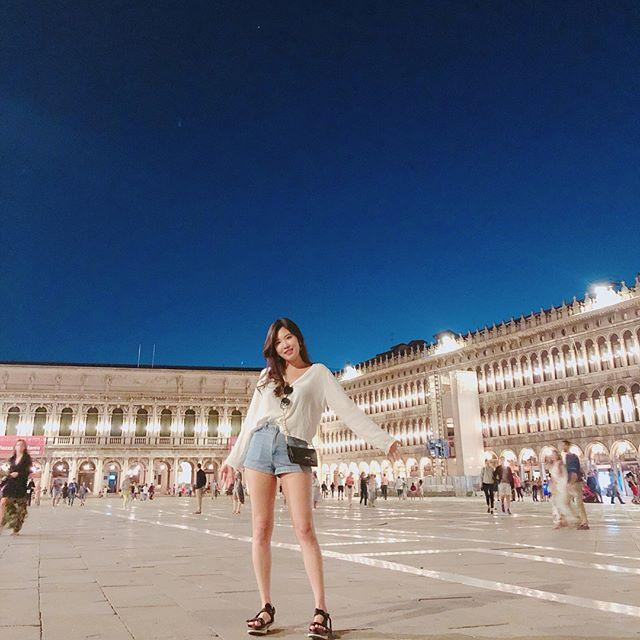
#> input picture Opencv/images/test4.jpg, 640 x 640 px
$ python hough.py
#> lines starting #> are read from the running program, lines starting #| are printed output that depends on the picture; after the words box and inside, x2 and y2 are one past the last pixel; in counts of white or black regions, pixels touching at a corner belong together


import cv2
import numpy as np
import matplotlib.pyplot as plt

src = cv2.imread('images/test4.jpg')
#> src is the input picture: shape (640, 640, 3); mean B, G, R 121.2, 102.9, 94.1
dst = src.copy()
gray = cv2.cvtColor(src, cv2.COLOR_BGR2GRAY)
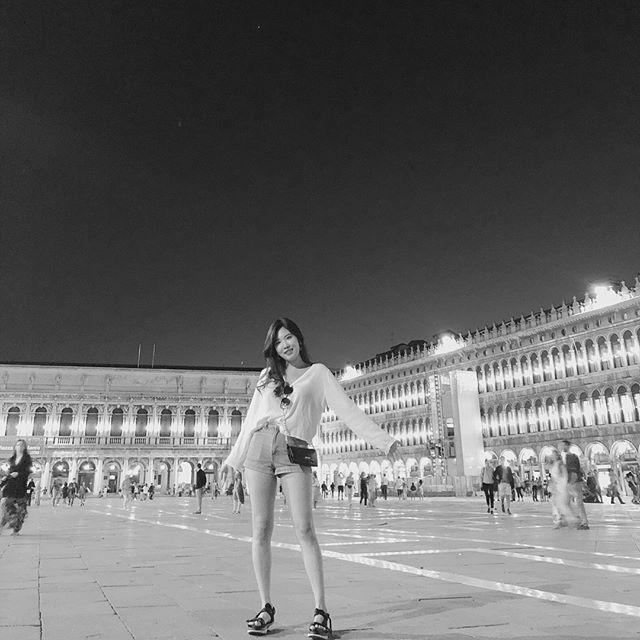
#> gray: shape (640, 640); min 2, max 255, mean 102.4
plt.imshow(gray, cmap='gray', vmin=0, vmax=255)
plt.show()
canny = cv2.Canny(gray, 2500, 1500, apertureSize=5, L2gradient=True)
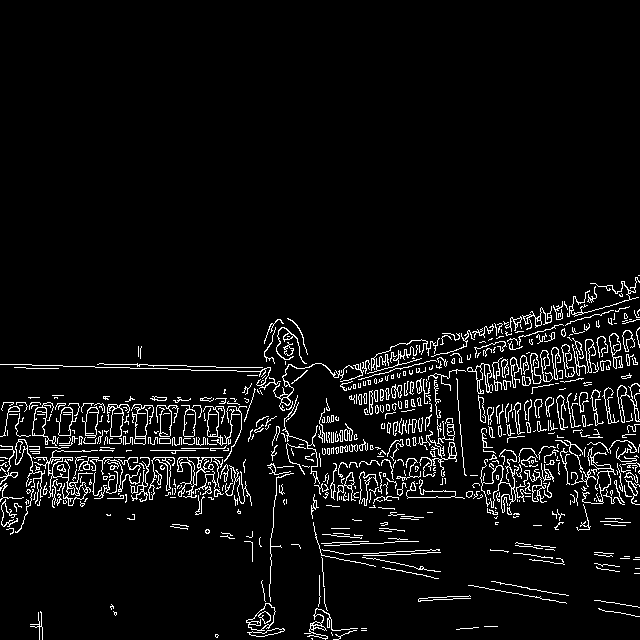
#> canny: shape (640, 640); 5.4% white in thin lines or dots, all inside (x1, y1, x2, y2) = (0, 275, 640, 640)
plt.imshow(canny)
plt.show()

# lines = cv2.HoughLines(canny, 1, (np.pi) / 180, 100)
lines = cv2.HoughLinesP(canny, 1, np.pi / 360, 120, minLineLength=200, maxLineGap=200)
#> lines = 50 rows, first 6: [32, 365, 575, 380], [98, 364, 629, 373], [0, 457, 638, 457], [2, 494, 607, 611], [3, 402, 638, 413], [1, 481, 638, 420]

for i in lines:
    x1, y1, x2, y2 = i[0]
    cv2.line(dst, (x1, y1), (x2, y2), (0, 0, 255), 3, cv2.LINE_AA)
#> this loop made 50 passes
#> (x1, y1, x2, y2) on passes 1 to 12: (32, 365, 575, 380), (98, 364, 629, 373), (0, 457, 638, 457), (2, 494, 607, 611), (3, 402, 638, 413), (1, 481, 638, 420), (8, 473, 616, 304), (5, 462, 635, 287), (26, 482, 639, 504), (4, 479, 633, 496), (5, 478, 611, 310), (3, 480, 639, 345)
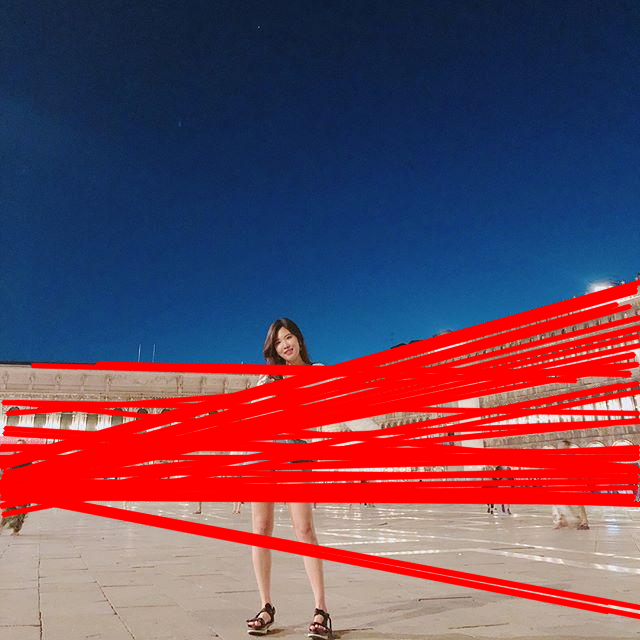
#> dst: shape (640, 640, 3); mean B, G, R 91.5, 70.9, 109.9
    # [13 lines of commented-out code are left out]

plt.imshow(dst)
plt.show()

$ run again, with Opencv/images/test1.jpg copied over Opencv/images/test4.jpg
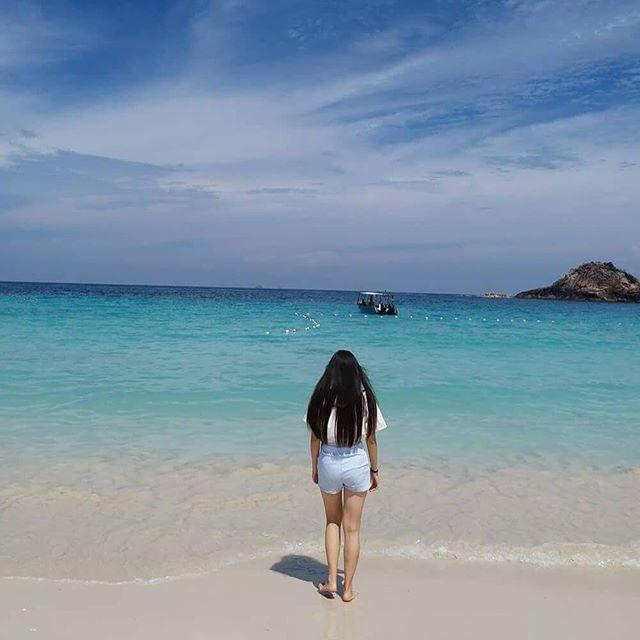
#> input picture Opencv/images/test1.jpg, 640 x 640 px
#> src is the input picture: shape (640, 640, 3); mean B, G, R 168, 149.1, 127.2
#> `canny = cv2.Canny(gray, 2500, 1500, apertureSize=5, L2gradient=True)`:
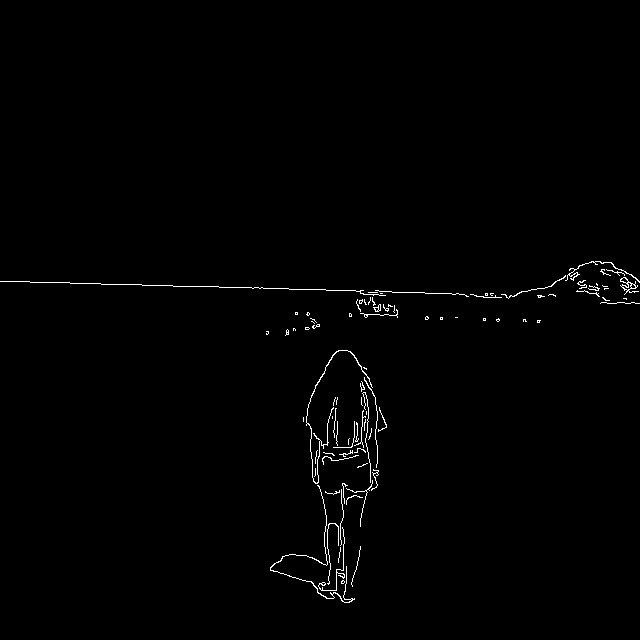
#> canny: shape (640, 640); 0.81% white in thin lines or dots, all inside (x1, y1, x2, y2) = (0, 261, 640, 603)
#> lines = [[0, 281, 626, 298]]
#> the loop `for i in lines:` made 1 pass
#> after the loop `for i in lines:`:
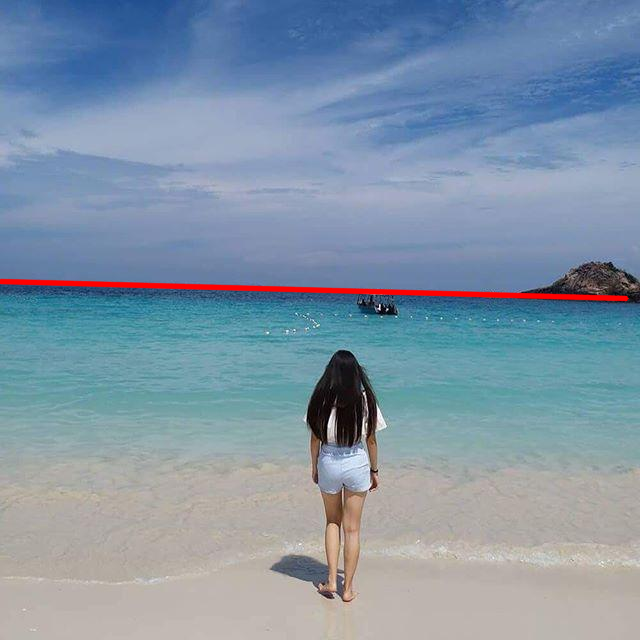
#> dst: shape (640, 640, 3); 1.07% of pixels changed, all inside (x1, y1, x2, y2) = (0, 278, 630, 302)

$ run again, with Opencv/images/test2.jpg copied over Opencv/images/test4.jpg
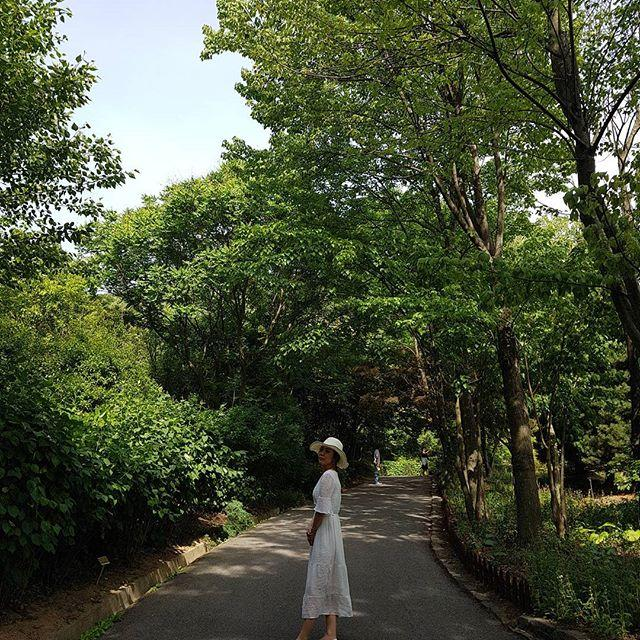
#> input picture Opencv/images/test2.jpg, 640 x 640 px
#> src is the input picture: shape (640, 640, 3); mean B, G, R 59, 80.9, 73.5
#> `canny = cv2.Canny(gray, 2500, 1500, apertureSize=5, L2gradient=True)`:
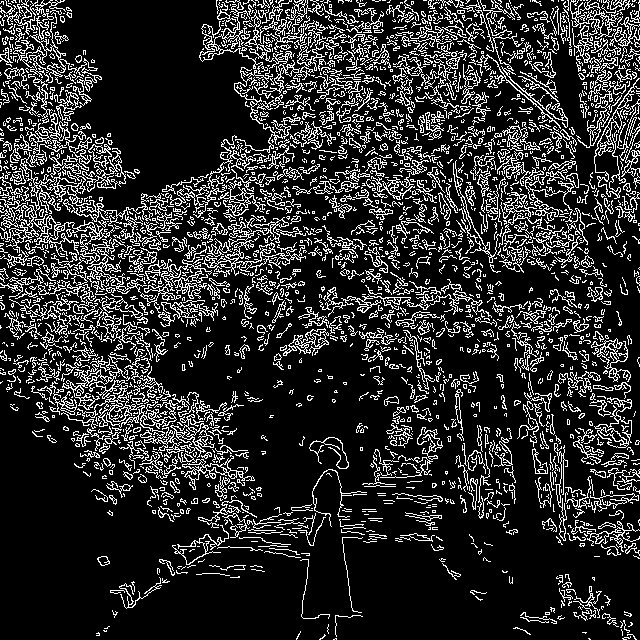
#> canny: shape (640, 640); 17.5% white in thin lines or dots
#> lines = 246 rows, first 6: [202, 32, 639, 469], [1, 296, 581, 0], [152, 489, 639, 2], [37, 436, 467, 6], [149, 505, 638, 16], [13, 335, 635, 83]
#> the loop `for i in lines:` made 246 passes
#> after the loop `for i in lines:`:
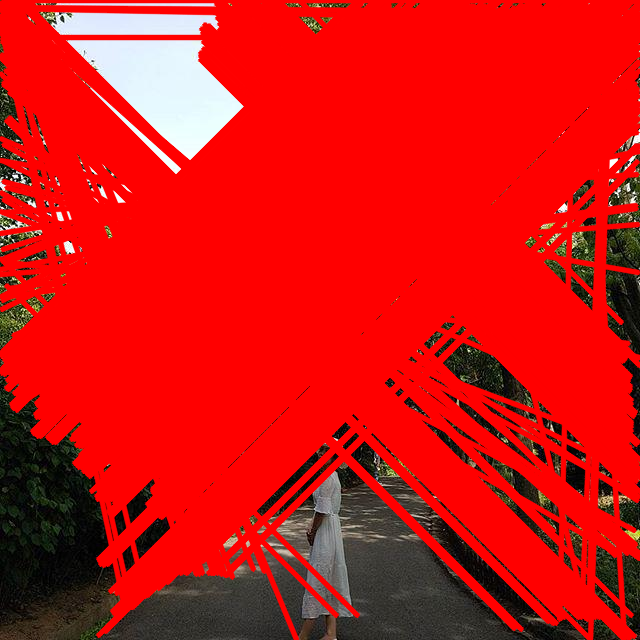
#> dst: shape (640, 640, 3); mean B, G, R 18, 20.1, 207.9

$ run again, with Opencv/images/test3.jpg copied over Opencv/images/test4.jpg
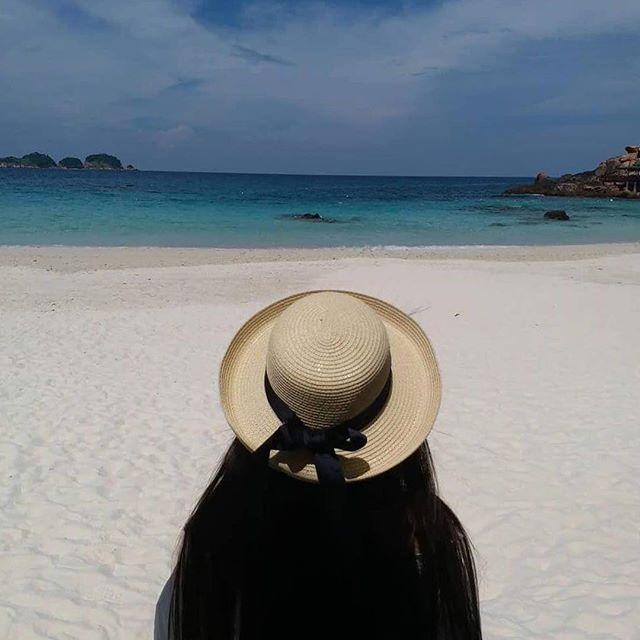
#> input picture Opencv/images/test3.jpg, 640 x 640 px
#> src is the input picture: shape (640, 640, 3); mean B, G, R 135.6, 129.5, 122
#> `canny = cv2.Canny(gray, 2500, 1500, apertureSize=5, L2gradient=True)`:
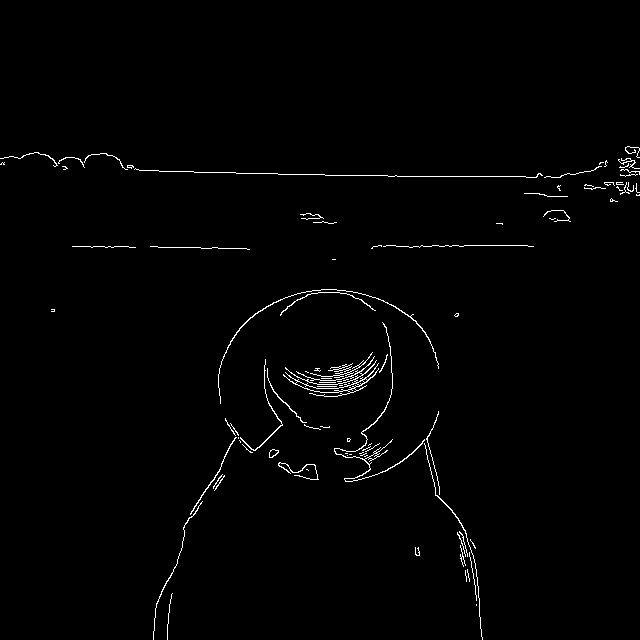
#> canny: shape (640, 640); 1.2% white in thin lines or dots, all inside (x1, y1, x2, y2) = (0, 146, 640, 640)
#> lines = [[325, 175, 560, 177], [66, 168, 370, 175], [201, 248, 527, 245]]
#> the loop `for i in lines:` made 3 passes
#> after the loop `for i in lines:`:
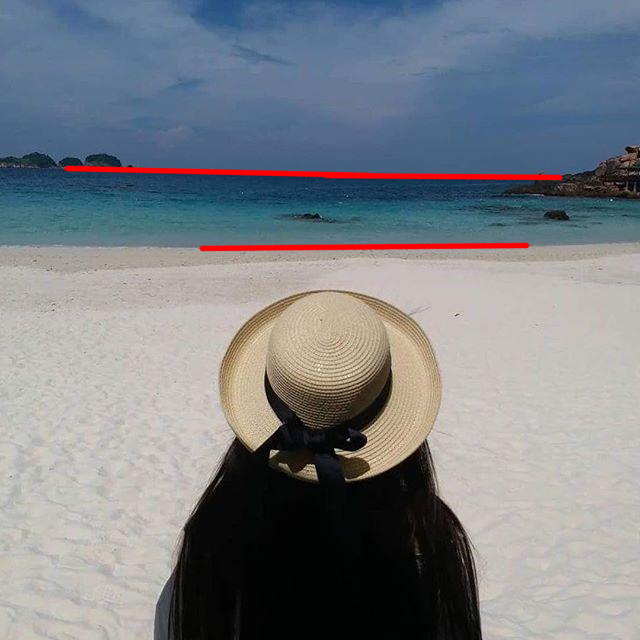
#> dst: shape (640, 640, 3); 1.42% of pixels changed, all inside (x1, y1, x2, y2) = (63, 165, 564, 252)
